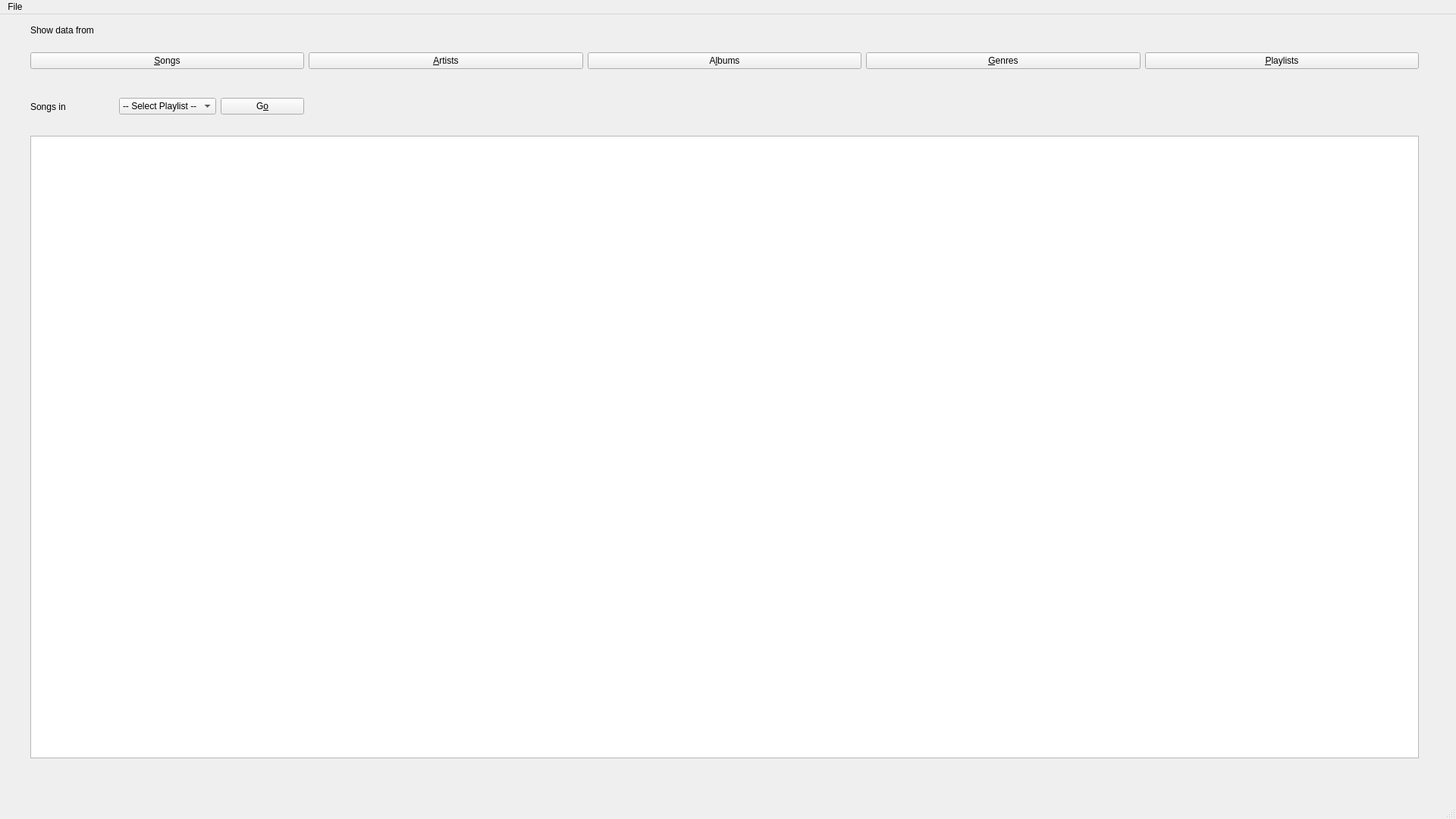
<?xml version="1.0" encoding="UTF-8"?>
<ui version="4.0">
 <class>MainWindow</class>
 <widget class="QMainWindow" name="MainWindow">
  <property name="geometry">
   <rect>
    <x>0</x>
    <y>0</y>
    <width>1920</width>
    <height>1080</height>
   </rect>
  </property>
  <property name="windowTitle">
   <string>Music DB GUI</string>
  </property>
  <widget class="QWidget" name="centralwidget">
   <widget class="QTableView" name="tableView">
    <property name="geometry">
     <rect>
      <x>40</x>
      <y>160</y>
      <width>1831</width>
      <height>821</height>
     </rect>
    </property>
    <property name="editTriggers">
     <set>QAbstractItemView::NoEditTriggers</set>
    </property>
   </widget>
   <widget class="QWidget" name="layoutWidget">
    <property name="geometry">
     <rect>
      <x>40</x>
      <y>40</y>
      <width>1831</width>
      <height>43</height>
     </rect>
    </property>
    <layout class="QHBoxLayout" name="horizontalLayout">
     <item>
      <widget class="QPushButton" name="button1_show_Songs">
       <property name="toolTip">
        <string>Show Songs</string>
       </property>
       <property name="text">
        <string>&amp;Songs</string>
       </property>
      </widget>
     </item>
     <item>
      <widget class="QPushButton" name="button2_show_Artists">
       <property name="toolTip">
        <string>Show Artists</string>
       </property>
       <property name="text">
        <string>&amp;Artists</string>
       </property>
      </widget>
     </item>
     <item>
      <widget class="QPushButton" name="button3_show_Albums">
       <property name="toolTip">
        <string>Show Albums</string>
       </property>
       <property name="text">
        <string>A&amp;lbums</string>
       </property>
      </widget>
     </item>
     <item>
      <widget class="QPushButton" name="button4_show_Genres">
       <property name="toolTip">
        <string>Show Genres</string>
       </property>
       <property name="text">
        <string>&amp;Genres</string>
       </property>
      </widget>
     </item>
     <item>
      <widget class="QPushButton" name="button5_show_Playlists">
       <property name="toolTip">
        <string>Show Playlists</string>
       </property>
       <property name="text">
        <string>&amp;Playlists</string>
       </property>
      </widget>
     </item>
    </layout>
   </widget>
   <widget class="QWidget" name="layoutWidget">
    <property name="geometry">
     <rect>
      <x>40</x>
      <y>100</y>
      <width>361</width>
      <height>43</height>
     </rect>
    </property>
    <layout class="QHBoxLayout" name="horizontalLayout_2">
     <item>
      <widget class="QLabel" name="label">
       <property name="text">
        <string>Songs in </string>
       </property>
       <property name="alignment">
        <set>Qt::AlignLeading|Qt::AlignLeft|Qt::AlignVCenter</set>
       </property>
      </widget>
     </item>
     <item>
      <widget class="QComboBox" name="comboBox_select_Playlist">
       <item>
        <property name="text">
         <string>-- Select Playlist --</string>
        </property>
       </item>
      </widget>
     </item>
     <item>
      <widget class="QPushButton" name="button_go_playlist">
       <property name="toolTip">
        <string>Show Playlist Contents</string>
       </property>
       <property name="text">
        <string>G&amp;o</string>
       </property>
      </widget>
     </item>
    </layout>
   </widget>
   <widget class="QLabel" name="label_2">
    <property name="geometry">
     <rect>
      <x>40</x>
      <y>10</y>
      <width>121</width>
      <height>22</height>
     </rect>
    </property>
    <property name="text">
     <string>Show data from</string>
    </property>
   </widget>
  </widget>
  <widget class="QMenuBar" name="menubar">
   <property name="geometry">
    <rect>
     <x>0</x>
     <y>0</y>
     <width>1920</width>
     <height>30</height>
    </rect>
   </property>
   <widget class="QMenu" name="menuFile">
    <property name="title">
     <string>File</string>
    </property>
    <widget class="QMenu" name="menuAdd">
     <property name="title">
      <string>Add</string>
     </property>
     <addaction name="actionAddSong"/>
     <addaction name="actionAddArtist"/>
     <addaction name="actionAddAlbum"/>
    </widget>
    <addaction name="menuAdd"/>
    <addaction name="separator"/>
    <addaction name="actionQuit"/>
   </widget>
   <addaction name="menuFile"/>
  </widget>
  <widget class="QStatusBar" name="statusbar"/>
  <action name="actionQuit">
   <property name="text">
    <string>Quit</string>
   </property>
   <property name="statusTip">
    <string>Quit the program.</string>
   </property>
   <property name="shortcut">
    <string>Ctrl+Q</string>
   </property>
  </action>
  <action name="actionAddSong">
   <property name="text">
    <string>Song</string>
   </property>
   <property name="statusTip">
    <string>Add a new Song to the Database</string>
   </property>
   <property name="shortcut">
    <string>Ctrl+N</string>
   </property>
  </action>
  <action name="actionAddArtist">
   <property name="text">
    <string>Artist</string>
   </property>
   <property name="statusTip">
    <string>Add a new Artist to the Database</string>
   </property>
   <property name="shortcut">
    <string>Ctrl+Shift+A</string>
   </property>
  </action>
  <action name="actionAddAlbum">
   <property name="text">
    <string>Album</string>
   </property>
   <property name="statusTip">
    <string>Add a new Album to the Database</string>
   </property>
   <property name="shortcut">
    <string>Ctrl+Shift+R</string>
   </property>
  </action>
  <action name="actionAddPlaylist">
   <property name="text">
    <string>Playlist</string>
   </property>
   <property name="statusTip">
    <string>Add a new Playlist to the Database</string>
   </property>
  </action>
  <action name="actionAddSong_To_Playlist">
   <property name="text">
    <string>Song To Playlist</string>
   </property>
   <property name="statusTip">
    <string>Manage Playlists</string>
   </property>
  </action>
 </widget>
 <resources/>
 <connections/>
</ui>
